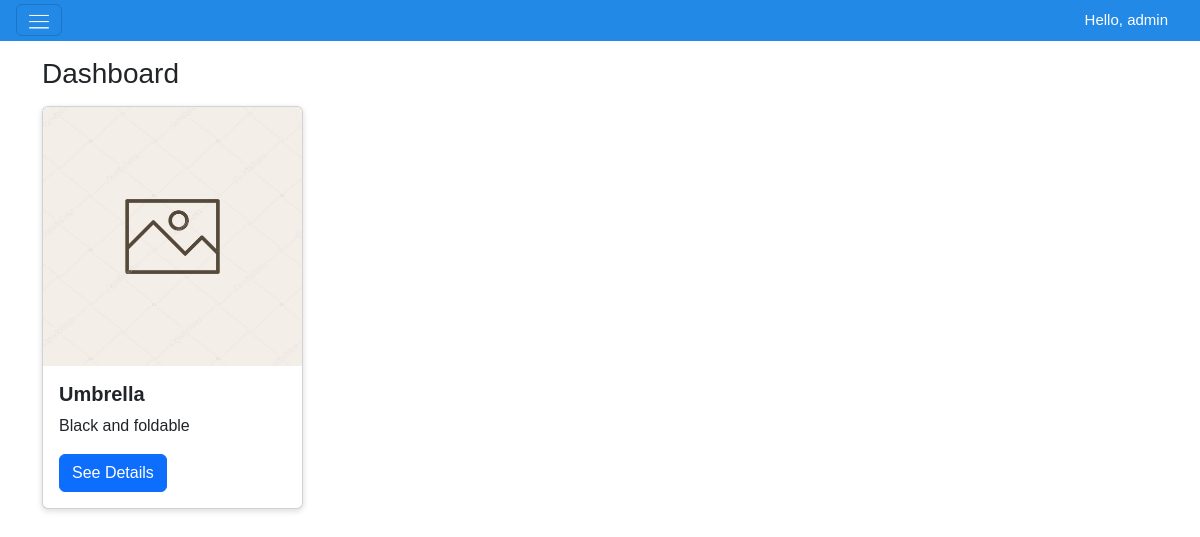
Page /interfaces/admin/dashboard_admin.php (signed in) on the earlier database version.
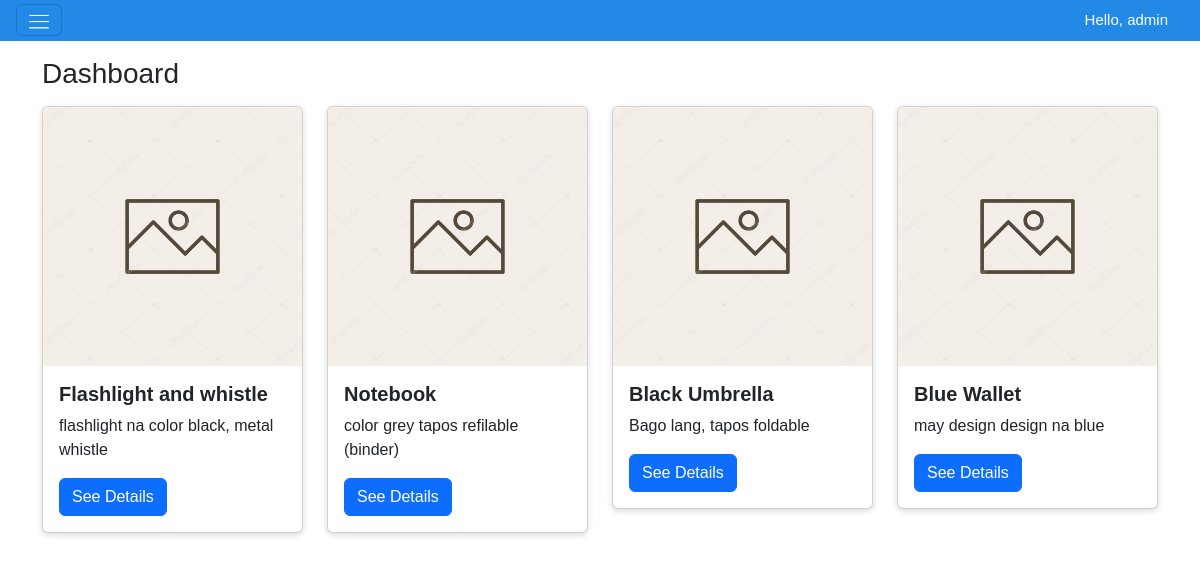
Same page on the later database version.
### tables this page shows
CREATE TABLE items (
        id INTEGER PRIMARY KEY AUTOINCREMENT,
        user_id INTEGER NOT NULL,
        title TEXT NOT NULL,
        description TEXT,
        item_status TEXT NOT NULL,     -- 'lost' or 'found'
        category_id INTEGER,
        location_lost TEXT,
        location_found TEXT,
        date_lost_or_found DATE,
        current_location TEXT,
        image_path TEXT,
        created_at DATETIME DEFAULT CURRENT_TIMESTAMP,
        -- updated_at DATETIME DEFAULT CURRENT_TIMESTAMP,
        claimed_by_user_id INTEGER,
        claimed_at DATETIME,

        FOREIGN KEY (user_id) REFERENCES users(id) ON DELETE CASCADE,
        FOREIGN KEY (claimed_by_user_id) REFERENCES users(id) ON DELETE SET NULL,
        FOREIGN KEY (category_id) REFERENCES categories(id)
    );

### interfaces/admin/dashboard_admin.php (the view, shortened to what this page needs)
<?php
$admin = $_SESSION["user"];
$db = get_db();
$action = $_GET["action"] ?? "list";
$items = [];
$result = $db->query("SELECT * FROM items ORDER BY id DESC");
while ($row = $result->fetchArray(SQLITE3_ASSOC)) {
    $items[] = $row;
}
?>
<!DOCTYPE html>
<html lang="en">
<head>
    <link rel="stylesheet" href="../../reusable/header.css">
    <link rel="stylesheet" href="../../reusable/cards.css">
    <link href="https://cdn.jsdelivr.net/npm/bootstrap@5.3.8/dist/css/bootstrap.min.css" rel="stylesheet">
</head>
<body class="m-0 border-0 bd-example">
<nav class="navbar p-1 sticky-top">
    <div class="container-fluid">
        <button class="navbar-toggler" type="button" data-bs-toggle="offcanvas"
                data-bs-target="#offcanvasWithBothOptions" aria-controls="offcanvasWithBothOptions"
                aria-expanded="false" aria-label="Toggle navigation">
            <img src="/assets/hamburger.png" alt="hamburger icon" width="20px" height="20px">
        </button>
        <a class="navbar-brand ms-auto text-white" href="#">Hello, <?php echo htmlspecialchars($admin["username"]); ?></a>
    </div>
</nav>
<div class="container my-3">
    <?php if ($action === "create"): ?>
        <h3>Add New Item</h3>
        <form method="post" action="?action=store" enctype="multipart/form-data">
            <input type="text" name="title" placeholder="Title" required>
            <textarea name="description" placeholder="Description"></textarea>
            <select name="item_status" id="status" required>
            <option value="">Select Type</option>
            <option value="lost">Lost</option>
            <option value="found">Found</option>
        </select>
        <input type="text" name="location_lost" id="location_lost" placeholder="Location Lost">
        <input type="text" name="location_found" id="location_found" placeholder="Location Found">
        <label for="date_lost_or_found" id="dateLabel">Date Lost</label>
        <input type="date" name="date_lost_or_found" id="date_lost_or_found">
            <input type="text" name="current_location" placeholder="Current Location">
            <button class="btn" type="submit">Save</button>
            <a class="btn" href="dashboard_admin.php">Cancel</a>
        </form>
    <?php else: ?>
        <section>
            <h3>Dashboard</h3>
        </section>
        <div class="row">
            <?php if (empty($items)): ?>
                <p>No items found.</p>
            <?php else: ?>
                <?php foreach ($items as $it): ?>
                    <div class="col-md-3">
                        <div class="card my-2">
                            <img src="/assets/image.png" class="card-img-top" alt="Item image">
                            <div class="card-body">
                                <h5 class="card-title"><strong><?php echo htmlspecialchars($it["title"]); ?></strong></h5>
                                <p class="card-text"><?php echo htmlspecialchars($it["description"]); ?></p>
                                <button type="button" class="btn btn-primary" data-bs-toggle="modal" data-bs-target="#modal-<?php echo $it['id']; ?>">
                                    See Details
                                </button>
                            </div>
                        </div>
                    </div>
                <?php endforeach; ?>
            <?php endif; ?>
        </div>
    <?php endif; ?>
</div>
</body>
</html>

### reusable/header.css (style rules this page uses)
:root { --color-primary: #2289e6; --color-ui-accent: #afdccd; --color-ui-surface: #f8f8f8; --lost-color: #ff0000; --found-color: #2289e6; --claimed-color: #558d57; --pending-color: #ffa629; }
* { font-family: "Monsterrat", sans-serif; }
.navbar-brand { font-size: 15px !important; color: white; }
nav { background-color: var(--color-primary); }

### reusable/cards.css (style rules this page uses)
:root { --color-primary: #2289e6; --color-ui-accent: #afdccd; --color-ui-surface: #f8f8f8; --lost-color: #ff0000; --found-color: #2289e6; --claimed-color: #558d57; --pending-color: #ffa629; }
.card { display: flex !important; flex-direction: row !important; height: auto !important; width: auto !important; overflow: hidden !important; transition: box-shadow 0.3s ease; box-shadow: 0 2px 6px rgba(0,0,0,0.15); }
.card img { height: 100%; width: 150px; object-fit: cover; }
@media (min-width: 768px) { .card { display: block !important; width: 100% !important; } }
@media (min-width: 768px) { .card img { width: 100%; height: 100%; object-fit: cover; } }

Differences in the rows shown:
added items: title "Flashlight and whistle", description "flashlight na color black, metal whistle"
added items: title "Notebook", description "color grey tapos refilable (binder)"
changed items: title "Umbrella" → "Black Umbrella"; description "Black and foldable" → "Bago lang, tapos foldable"
added items: title "Blue Wallet", description "may design design na blue"
